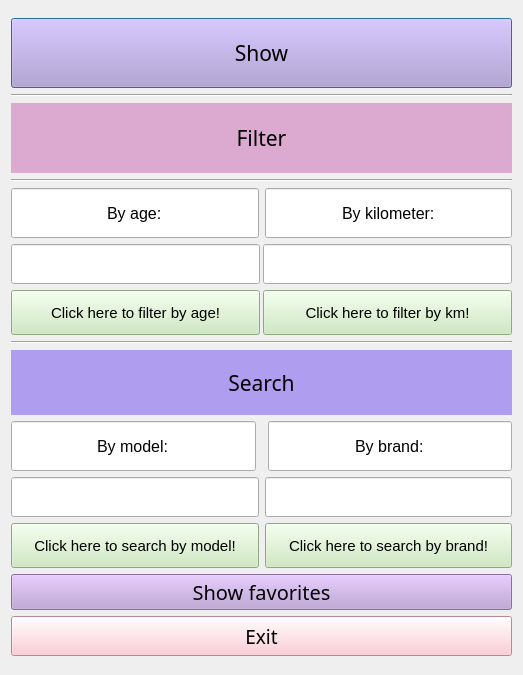
<?xml version="1.0" encoding="UTF-8"?>
<ui version="4.0">
 <class>Second_Window</class>
 <widget class="QDialog" name="Second_Window">
  <property name="geometry">
   <rect>
    <x>0</x>
    <y>0</y>
    <width>523</width>
    <height>675</height>
   </rect>
  </property>
  <property name="sizePolicy">
   <sizepolicy hsizetype="Fixed" vsizetype="Fixed">
    <horstretch>0</horstretch>
    <verstretch>0</verstretch>
   </sizepolicy>
  </property>
  <property name="windowTitle">
   <string>Dialog</string>
  </property>
  <property name="styleSheet">
   <string notr="true">QPushButton{
background-color: #606060;
}</string>
  </property>
  <layout class="QVBoxLayout" name="verticalLayout">
   <item>
    <layout class="QVBoxLayout" name="verticalLayout_2">
     <item>
      <widget class="QPushButton" name="pushButton">
       <property name="minimumSize">
        <size>
         <width>0</width>
         <height>70</height>
        </size>
       </property>
       <property name="font">
        <font>
         <family>MV Boli</family>
         <pointsize>16</pointsize>
        </font>
       </property>
       <property name="styleSheet">
        <string notr="true">QPushButton{
background-color: #bc9dd6;
}</string>
       </property>
       <property name="text">
        <string>Show</string>
       </property>
      </widget>
     </item>
     <item>
      <widget class="Line" name="line_3">
       <property name="orientation">
        <enum>Qt::Horizontal</enum>
       </property>
      </widget>
     </item>
     <item>
      <widget class="QLabel" name="label">
       <property name="sizePolicy">
        <sizepolicy hsizetype="Preferred" vsizetype="Fixed">
         <horstretch>0</horstretch>
         <verstretch>0</verstretch>
        </sizepolicy>
       </property>
       <property name="minimumSize">
        <size>
         <width>0</width>
         <height>70</height>
        </size>
       </property>
       <property name="font">
        <font>
         <family>MV Boli</family>
         <pointsize>16</pointsize>
        </font>
       </property>
       <property name="styleSheet">
        <string notr="true">QLabel{
background-color: #dca9d1;
}</string>
       </property>
       <property name="text">
        <string>Filter</string>
       </property>
       <property name="alignment">
        <set>Qt::AlignCenter</set>
       </property>
      </widget>
     </item>
     <item>
      <widget class="Line" name="line_2">
       <property name="orientation">
        <enum>Qt::Horizontal</enum>
       </property>
      </widget>
     </item>
     <item>
      <layout class="QHBoxLayout" name="horizontalLayout_9">
       <item>
        <widget class="QLineEdit" name="lineEdit_4">
         <property name="minimumSize">
          <size>
           <width>0</width>
           <height>50</height>
          </size>
         </property>
         <property name="font">
          <font>
           <pointsize>12</pointsize>
          </font>
         </property>
         <property name="text">
          <string>By age:</string>
         </property>
         <property name="alignment">
          <set>Qt::AlignCenter</set>
         </property>
         <property name="readOnly">
          <bool>true</bool>
         </property>
        </widget>
       </item>
       <item>
        <widget class="QLineEdit" name="lineEdit_3">
         <property name="minimumSize">
          <size>
           <width>0</width>
           <height>50</height>
          </size>
         </property>
         <property name="font">
          <font>
           <pointsize>12</pointsize>
          </font>
         </property>
         <property name="text">
          <string>By kilometer:</string>
         </property>
         <property name="alignment">
          <set>Qt::AlignCenter</set>
         </property>
         <property name="readOnly">
          <bool>true</bool>
         </property>
        </widget>
       </item>
      </layout>
     </item>
     <item>
      <layout class="QHBoxLayout" name="horizontalLayout_5">
       <property name="spacing">
        <number>3</number>
       </property>
       <item>
        <widget class="QLineEdit" name="lineEdit_2">
         <property name="minimumSize">
          <size>
           <width>0</width>
           <height>40</height>
          </size>
         </property>
         <property name="font">
          <font>
           <pointsize>10</pointsize>
          </font>
         </property>
         <property name="alignment">
          <set>Qt::AlignCenter</set>
         </property>
        </widget>
       </item>
       <item>
        <widget class="QLineEdit" name="lineEdit">
         <property name="minimumSize">
          <size>
           <width>0</width>
           <height>40</height>
          </size>
         </property>
         <property name="font">
          <font>
           <pointsize>10</pointsize>
          </font>
         </property>
         <property name="alignment">
          <set>Qt::AlignCenter</set>
         </property>
        </widget>
       </item>
      </layout>
     </item>
     <item>
      <layout class="QHBoxLayout" name="horizontalLayout_6">
       <property name="spacing">
        <number>3</number>
       </property>
       <item>
        <widget class="QPushButton" name="pushButton_5">
         <property name="minimumSize">
          <size>
           <width>0</width>
           <height>45</height>
          </size>
         </property>
         <property name="font">
          <font>
           <pointsize>11</pointsize>
          </font>
         </property>
         <property name="styleSheet">
          <string notr="true">QPushButton{
background-color: #c9e9b9;
}
</string>
         </property>
         <property name="text">
          <string>Click here to filter by age!</string>
         </property>
        </widget>
       </item>
       <item>
        <widget class="QPushButton" name="pushButton_4">
         <property name="minimumSize">
          <size>
           <width>0</width>
           <height>45</height>
          </size>
         </property>
         <property name="font">
          <font>
           <pointsize>11</pointsize>
          </font>
         </property>
         <property name="styleSheet">
          <string notr="true">QPushButton{
background-color: #c9e9b9;
}
</string>
         </property>
         <property name="text">
          <string>Click here to filter by km!</string>
         </property>
        </widget>
       </item>
      </layout>
     </item>
     <item>
      <widget class="Line" name="line">
       <property name="orientation">
        <enum>Qt::Horizontal</enum>
       </property>
      </widget>
     </item>
     <item>
      <widget class="QLabel" name="label_2">
       <property name="sizePolicy">
        <sizepolicy hsizetype="Preferred" vsizetype="Fixed">
         <horstretch>0</horstretch>
         <verstretch>0</verstretch>
        </sizepolicy>
       </property>
       <property name="minimumSize">
        <size>
         <width>0</width>
         <height>65</height>
        </size>
       </property>
       <property name="font">
        <font>
         <family>MV Boli</family>
         <pointsize>16</pointsize>
        </font>
       </property>
       <property name="styleSheet">
        <string notr="true">QLabel{
background-color: #af9df0;
}</string>
       </property>
       <property name="text">
        <string>Search</string>
       </property>
       <property name="alignment">
        <set>Qt::AlignCenter</set>
       </property>
      </widget>
     </item>
     <item>
      <layout class="QHBoxLayout" name="horizontalLayout_10">
       <item>
        <widget class="QLineEdit" name="lineEdit_6">
         <property name="minimumSize">
          <size>
           <width>0</width>
           <height>50</height>
          </size>
         </property>
         <property name="font">
          <font>
           <pointsize>12</pointsize>
          </font>
         </property>
         <property name="text">
          <string>By model:</string>
         </property>
         <property name="alignment">
          <set>Qt::AlignCenter</set>
         </property>
         <property name="readOnly">
          <bool>true</bool>
         </property>
        </widget>
       </item>
       <item>
        <widget class="Line" name="line_4">
         <property name="orientation">
          <enum>Qt::Horizontal</enum>
         </property>
        </widget>
       </item>
       <item>
        <widget class="QLineEdit" name="lineEdit_5">
         <property name="minimumSize">
          <size>
           <width>0</width>
           <height>50</height>
          </size>
         </property>
         <property name="font">
          <font>
           <pointsize>12</pointsize>
          </font>
         </property>
         <property name="text">
          <string>By brand:</string>
         </property>
         <property name="alignment">
          <set>Qt::AlignCenter</set>
         </property>
         <property name="readOnly">
          <bool>true</bool>
         </property>
        </widget>
       </item>
      </layout>
     </item>
     <item>
      <layout class="QHBoxLayout" name="horizontalLayout_11">
       <item>
        <widget class="QLineEdit" name="lineEdit_8">
         <property name="minimumSize">
          <size>
           <width>0</width>
           <height>40</height>
          </size>
         </property>
         <property name="font">
          <font>
           <pointsize>10</pointsize>
          </font>
         </property>
         <property name="alignment">
          <set>Qt::AlignCenter</set>
         </property>
        </widget>
       </item>
       <item>
        <widget class="QLineEdit" name="lineEdit_7">
         <property name="minimumSize">
          <size>
           <width>0</width>
           <height>40</height>
          </size>
         </property>
         <property name="font">
          <font>
           <pointsize>10</pointsize>
          </font>
         </property>
         <property name="alignment">
          <set>Qt::AlignCenter</set>
         </property>
        </widget>
       </item>
      </layout>
     </item>
     <item>
      <layout class="QHBoxLayout" name="horizontalLayout_12">
       <item>
        <widget class="QPushButton" name="pushButton_7">
         <property name="minimumSize">
          <size>
           <width>0</width>
           <height>45</height>
          </size>
         </property>
         <property name="font">
          <font>
           <pointsize>11</pointsize>
          </font>
         </property>
         <property name="styleSheet">
          <string notr="true">QPushButton{
background-color: #c9e9b9;
}
</string>
         </property>
         <property name="text">
          <string>Click here to search by model!</string>
         </property>
        </widget>
       </item>
       <item>
        <widget class="QPushButton" name="pushButton_6">
         <property name="minimumSize">
          <size>
           <width>0</width>
           <height>45</height>
          </size>
         </property>
         <property name="font">
          <font>
           <pointsize>11</pointsize>
          </font>
         </property>
         <property name="styleSheet">
          <string notr="true">QPushButton{
background-color: #c9e9b9;
}</string>
         </property>
         <property name="text">
          <string>Click here to search by brand!</string>
         </property>
        </widget>
       </item>
      </layout>
     </item>
     <item>
      <widget class="QPushButton" name="pushButton_3">
       <property name="font">
        <font>
         <family>MV Boli</family>
         <pointsize>15</pointsize>
        </font>
       </property>
       <property name="styleSheet">
        <string notr="true">QPushButton{
background-color: #bc9dd6;
}</string>
       </property>
       <property name="text">
        <string>Show favorites</string>
       </property>
      </widget>
     </item>
     <item>
      <widget class="QPushButton" name="pushButton_2">
       <property name="minimumSize">
        <size>
         <width>0</width>
         <height>40</height>
        </size>
       </property>
       <property name="font">
        <font>
         <family>MV Boli</family>
         <pointsize>14</pointsize>
         <weight>50</weight>
         <bold>false</bold>
        </font>
       </property>
       <property name="styleSheet">
        <string notr="true">QPushButton{
background-color: pink;
}</string>
       </property>
       <property name="text">
        <string>Exit</string>
       </property>
      </widget>
     </item>
    </layout>
   </item>
  </layout>
 </widget>
 <resources/>
 <connections/>
</ui>
